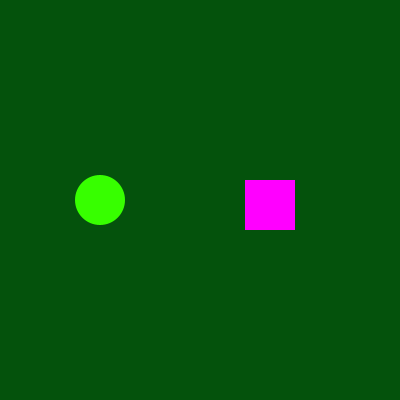
Frame 1 (no input)
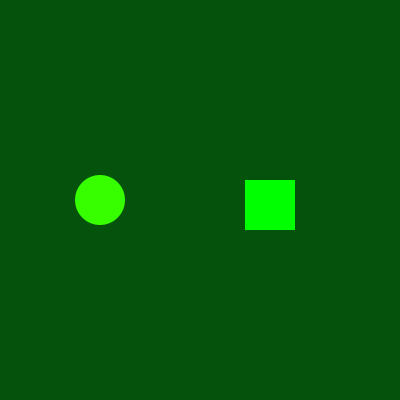
Frame 60 (the mouse pressed at the canvas centre just before this capture)
Frame 120 (the mouse held since frame 60 and released just before this capture): identical to frame 60, image omitted

The Processing sketch that drew these frames (run headless with seeded random() and noise(); from frame 60 on, the mouse is pressed at the canvas centre):

// Processing sketch: processing_68977
// ── processing_68977.pde

/*----------------------------------------------------------------
 Travail Rattrapage
 Par Samantha Velandia Prieto
----------------------------------------------------------------*/


//Declaration Variables Cercle
int ellipseX = 100;
int ellipseY = 200;
int rayon = 25;
float maxCirculo = 0; 
boolean estadoCirculo = false;


//Declaration Variables Carré
int lineaHorizontal = 0;
int maxLineae=0;
boolean estadoLinea = true;

//Declaration Variables Boucle
int numeroRayos = 21;
int tamanoRayos = 50;
float tranche = TWO_PI / numeroRayos;
float rads = 0;
float ratio = 0.65;
float x1 = 0;
float y1 = 0;
float x2 = 0;
float y2 = 0;

//Declaration Variables Lignes
void setup(){
size(400,400);

}

void draw(){
smooth();
strokeWeight(5);
stroke(#37FF00);
  
//Dessin Ellipse 
 background(4,82,12);

  if (estadoCirculo==false) {
    fill(55,255,0);
    if (maxCirculo > 0) {
      maxCirculo -= 0.4;
    }
  }  
  if (estadoCirculo== true) {
    fill(255,0,255);
    if (maxCirculo < TWO_PI) {
       maxCirculo += 0.4;
   }
 }
 
//Boucle Ellipse
rads = 0; //Réinisialisation avant boucle 
while ( rads < maxCirculo ) {
x1 = ellipseX+cos(rads) * tamanoRayos * ratio;
y1 = ellipseY + sin(rads) * tamanoRayos * ratio;
x2 = ellipseX+cos(rads) * tamanoRayos;
y2 = ellipseY + sin(rads) * tamanoRayos;
  line(x1,y1,x2,y2 );
  rads = rads + tranche;
  

}

//Boucle Carré
lineaHorizontal=0; //Réinisialisation avant boucle

while (lineaHorizontal < maxLineae ){
line (0 , lineaHorizontal, height, lineaHorizontal);

lineaHorizontal= lineaHorizontal + 20;
}

//Detection souris dans le carré
noStroke();
ellipse(ellipseX, ellipseY, rayon *2, rayon *2 );

if(mousePressed) {
  if (mouseX > 250 && mouseX < 300 && mouseY > 175 && mouseY < 225){
    estadoLinea = true;
  }
} else {
  if (maxLineae>0){
    estadoLinea=false;
    
  }
}

//Appication couleurs dépendant des états

if(estadoLinea == false){
  fill(0,255,0);
  if(maxLineae>0){
    maxLineae -=25; }
    
}

if(estadoLinea == true) {
  fill(255,0,255);
 if (maxLineae <height){
   maxLineae +=25; }
   
}

//Dessin Rectangle
 rect(245, 180, 50, 50);
 
}

//Switch ellipse

void mousePressed(){

  float distance = dist (mouseX, mouseY, ellipseX, ellipseY);
  if( distance < rayon ) {//si el mouse esta en el circulo
    if( estadoCirculo == false) {
      estadoCirculo = true;
    }
    else  {
      estadoCirculo=false;
    }
  }
    

}
